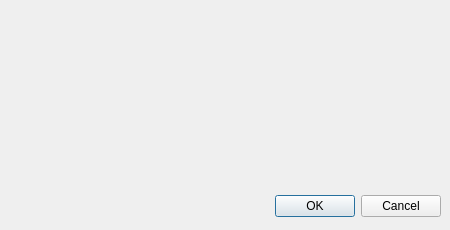
<?xml version="1.0" encoding="UTF-8"?>
<ui version="4.0">
 <class>ModalDialog</class>
 <widget class="QDialog" name="ModalDialog">
  <property name="geometry">
   <rect>
    <x>0</x>
    <y>0</y>
    <width>450</width>
    <height>230</height>
   </rect>
  </property>
  <property name="minimumSize">
   <size>
    <width>450</width>
    <height>230</height>
   </size>
  </property>
  <property name="windowTitle">
   <string>Dialog</string>
  </property>
  <layout class="QVBoxLayout" name="verticalLayout">
   <property name="spacing">
    <number>0</number>
   </property>
   <property name="leftMargin">
    <number>0</number>
   </property>
   <property name="topMargin">
    <number>0</number>
   </property>
   <property name="rightMargin">
    <number>0</number>
   </property>
   <property name="bottomMargin">
    <number>0</number>
   </property>
   <item>
    <widget class="WindowTitle" name="title" native="true">
     <property name="minimumSize">
      <size>
       <width>0</width>
       <height>38</height>
      </size>
     </property>
     <property name="maximumSize">
      <size>
       <width>16777215</width>
       <height>38</height>
      </size>
     </property>
    </widget>
   </item>
   <item>
    <widget class="QWidget" name="content" native="true">
     <layout class="QVBoxLayout" name="verticalLayout_2">
      <property name="topMargin">
       <number>16</number>
      </property>
      <item>
       <widget class="QStackedWidget" name="showPage">
        <property name="minimumSize">
         <size>
          <width>0</width>
          <height>130</height>
         </size>
        </property>
        <widget class="Progress" name="progress"/>
        <widget class="tips" name="tip"/>
        <widget class="BusnessSetting" name="busnessSetting"/>
        <widget class="SettingDatas" name="dataSetting"/>
        <widget class="DiskCheck" name="diskcheck"/>
       </widget>
      </item>
      <item>
       <widget class="QDialogButtonBox" name="btnBox">
        <property name="minimumSize">
         <size>
          <width>400</width>
          <height>30</height>
         </size>
        </property>
        <property name="maximumSize">
         <size>
          <width>16777215</width>
          <height>30</height>
         </size>
        </property>
        <property name="orientation">
         <enum>Qt::Horizontal</enum>
        </property>
        <property name="standardButtons">
         <set>QDialogButtonBox::Cancel|QDialogButtonBox::Ok</set>
        </property>
       </widget>
      </item>
     </layout>
    </widget>
   </item>
  </layout>
 </widget>
 <customwidgets>
  <customwidget>
   <class>WindowTitle</class>
   <extends>QWidget</extends>
   <header>src/view/windowtitle.h</header>
   <container>1</container>
  </customwidget>
  <customwidget>
   <class>Progress</class>
   <extends>QWidget</extends>
   <header>src/view/progress.h</header>
   <container>1</container>
  </customwidget>
  <customwidget>
   <class>tips</class>
   <extends>QWidget</extends>
   <header>src/view/tips.h</header>
   <container>1</container>
  </customwidget>
  <customwidget>
   <class>BusnessSetting</class>
   <extends>QWidget</extends>
   <header>src/view/busnesssetting.h</header>
   <container>1</container>
  </customwidget>
  <customwidget>
   <class>SettingDatas</class>
   <extends>QWidget</extends>
   <header>src/view/settingdatas.h</header>
   <container>1</container>
  </customwidget>
  <customwidget>
   <class>DiskCheck</class>
   <extends>QWidget</extends>
   <header>src/view/diskcheck.h</header>
   <container>1</container>
  </customwidget>
 </customwidgets>
 <resources/>
 <connections>
  <connection>
   <sender>btnBox</sender>
   <signal>rejected()</signal>
   <receiver>ModalDialog</receiver>
   <slot>accept()</slot>
   <hints>
    <hint type="sourcelabel">
     <x>248</x>
     <y>254</y>
    </hint>
    <hint type="destinationlabel">
     <x>157</x>
     <y>274</y>
    </hint>
   </hints>
  </connection>
  <connection>
   <sender>btnBox</sender>
   <signal>accepted()</signal>
   <receiver>ModalDialog</receiver>
   <slot>reject()</slot>
   <hints>
    <hint type="sourcelabel">
     <x>316</x>
     <y>260</y>
    </hint>
    <hint type="destinationlabel">
     <x>286</x>
     <y>274</y>
    </hint>
   </hints>
  </connection>
 </connections>
</ui>
